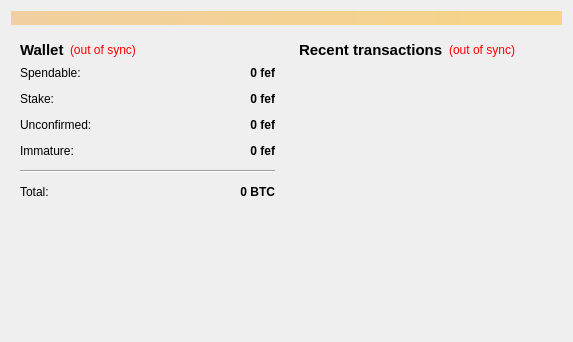
<?xml version="1.0" encoding="UTF-8"?>
<ui version="4.0">
 <class>OverviewPage</class>
 <widget class="QWidget" name="OverviewPage">
  <property name="geometry">
   <rect>
    <x>0</x>
    <y>0</y>
    <width>573</width>
    <height>342</height>
   </rect>
  </property>
  <property name="windowTitle">
   <string>Form</string>
  </property>
  <layout class="QVBoxLayout" name="topLayout">
   <item>
    <widget class="QLabel" name="labelAlerts">
     <property name="visible">
      <bool>false</bool>
     </property>
     <property name="styleSheet">
      <string notr="true">background-color: qlineargradient(x1: 0, y1: 0, x2: 1, y2: 0, stop:0 #F0D0A0, stop:1 #F8D488);  color:#000000
</string>
     </property>
     <property name="wordWrap">
      <bool>true</bool>
     </property>
     <property name="margin">
      <number>3</number>
     </property>
    </widget>
   </item>
   <item>
    <layout class="QHBoxLayout" name="horizontalLayout" stretch="1,1">
     <item>
      <layout class="QVBoxLayout" name="verticalLayout_2">
       <item>
        <widget class="QWidget" name="widget" native="true">
         <layout class="QVBoxLayout" name="verticalLayout_4">
          <item>
           <layout class="QHBoxLayout" name="horizontalLayout_4">
            <item>
             <widget class="QLabel" name="label_5">
              <property name="font">
               <font>
                <pointsize>11</pointsize>
                <weight>75</weight>
                <bold>true</bold>
               </font>
              </property>
              <property name="text">
               <string>Wallet</string>
              </property>
             </widget>
            </item>
            <item>
             <widget class="QLabel" name="labelWalletStatus">
              <property name="toolTip">
               <string>The displayed information may be out of date. Your wallet automatically synchronizes with the fef network after a connection is established, but this process has not completed yet.</string>
              </property>
              <property name="styleSheet">
               <string notr="true">QLabel { color: red; }</string>
              </property>
              <property name="text">
               <string notr="true">(out of sync)</string>
              </property>
              <property name="alignment">
               <set>Qt::AlignLeading|Qt::AlignLeft|Qt::AlignVCenter</set>
              </property>
             </widget>
            </item>
            <item>
             <spacer name="horizontalSpacer_2">
              <property name="orientation">
               <enum>Qt::Horizontal</enum>
              </property>
              <property name="sizeHint" stdset="0">
               <size>
                <width>40</width>
                <height>20</height>
               </size>
              </property>
             </spacer>
            </item>
           </layout>
          </item>
          <item>
           <layout class="QFormLayout" name="formLayout_2">
            <property name="fieldGrowthPolicy">
             <enum>QFormLayout::AllNonFixedFieldsGrow</enum>
            </property>
            <property name="horizontalSpacing">
             <number>12</number>
            </property>
            <property name="verticalSpacing">
             <number>12</number>
            </property>
            <item row="0" column="0">
             <widget class="QLabel" name="label">
              <property name="text">
               <string>Spendable:</string>
              </property>
             </widget>
            </item>
            <item row="0" column="1">
             <widget class="QLabel" name="labelBalance">
              <property name="font">
               <font>
                <weight>75</weight>
                <bold>true</bold>
               </font>
              </property>
              <property name="cursor">
               <cursorShape>IBeamCursor</cursorShape>
              </property>
              <property name="toolTip">
               <string>Your current spendable balance</string>
              </property>
              <property name="text">
               <string notr="true">0 fef</string>
              </property>
              <property name="alignment">
               <set>Qt::AlignRight|Qt::AlignTrailing|Qt::AlignVCenter</set>
              </property>
              <property name="textInteractionFlags">
               <set>Qt::LinksAccessibleByMouse|Qt::TextSelectableByKeyboard|Qt::TextSelectableByMouse</set>
              </property>
             </widget>
            </item>
            <item row="1" column="0">
             <widget class="QLabel" name="label_6">
              <property name="text">
               <string>Stake:</string>
              </property>
             </widget>
            </item>
            <item row="1" column="1">
             <widget class="QLabel" name="labelStake">
              <property name="font">
               <font>
                <weight>75</weight>
                <bold>true</bold>
               </font>
              </property>
              <property name="cursor">
               <cursorShape>IBeamCursor</cursorShape>
              </property>
              <property name="toolTip">
               <string>Total of coins that was staked, and do not yet count toward the current balance</string>
              </property>
              <property name="text">
               <string notr="true">0 fef</string>
              </property>
              <property name="alignment">
               <set>Qt::AlignRight|Qt::AlignTrailing|Qt::AlignVCenter</set>
              </property>
              <property name="textInteractionFlags">
               <set>Qt::LinksAccessibleByMouse|Qt::TextSelectableByKeyboard|Qt::TextSelectableByMouse</set>
              </property>
             </widget>
            </item>
            <item row="2" column="0">
             <widget class="QLabel" name="label_3">
              <property name="text">
               <string>Unconfirmed:</string>
              </property>
             </widget>
            </item>
            <item row="2" column="1">
             <widget class="QLabel" name="labelUnconfirmed">
              <property name="font">
               <font>
                <weight>75</weight>
                <bold>true</bold>
               </font>
              </property>
              <property name="cursor">
               <cursorShape>IBeamCursor</cursorShape>
              </property>
              <property name="toolTip">
               <string>Total of transactions that have yet to be confirmed, and do not yet count toward the current balance</string>
              </property>
              <property name="text">
               <string notr="true">0 fef</string>
              </property>
              <property name="alignment">
               <set>Qt::AlignRight|Qt::AlignTrailing|Qt::AlignVCenter</set>
              </property>
              <property name="textInteractionFlags">
               <set>Qt::LinksAccessibleByMouse|Qt::TextSelectableByKeyboard|Qt::TextSelectableByMouse</set>
              </property>
             </widget>
            </item>
            <item row="3" column="0">
             <widget class="QLabel" name="labelImmatureText">
              <property name="text">
               <string>Immature:</string>
              </property>
             </widget>
            </item>
            <item row="3" column="1">
             <widget class="QLabel" name="labelImmature">
              <property name="font">
               <font>
                <weight>75</weight>
                <bold>true</bold>
               </font>
              </property>
              <property name="toolTip">
               <string>Mined balance that has not yet matured</string>
              </property>
              <property name="text">
               <string notr="true">0 fef</string>
              </property>
              <property name="alignment">
               <set>Qt::AlignRight|Qt::AlignTrailing|Qt::AlignVCenter</set>
              </property>
              <property name="textInteractionFlags">
               <set>Qt::LinksAccessibleByMouse|Qt::TextSelectableByKeyboard|Qt::TextSelectableByMouse</set>
              </property>
             </widget>
            </item>
            <item row="4" column="0" colspan="2">
             <widget class="Line" name="line">
              <property name="orientation">
               <enum>Qt::Horizontal</enum>
              </property>
             </widget>
            </item>
            <item row="5" column="0">
             <widget class="QLabel" name="labelTotalText">
              <property name="text">
               <string>Total:</string>
              </property>
             </widget>
            </item>
            <item row="5" column="1">
             <widget class="QLabel" name="labelTotal">
              <property name="font">
               <font>
                <weight>75</weight>
                <bold>true</bold>
               </font>
              </property>
              <property name="cursor">
               <cursorShape>IBeamCursor</cursorShape>
              </property>
              <property name="toolTip">
               <string>Your current total balance</string>
              </property>
              <property name="text">
               <string notr="true">0 BTC</string>
              </property>
              <property name="alignment">
               <set>Qt::AlignRight|Qt::AlignTrailing|Qt::AlignVCenter</set>
              </property>
              <property name="textInteractionFlags">
               <set>Qt::LinksAccessibleByMouse|Qt::TextSelectableByKeyboard|Qt::TextSelectableByMouse</set>
              </property>
             </widget>
            </item>
           </layout>
          </item>
         </layout>
        </widget>
       </item>
       <item>
        <spacer name="verticalSpacer">
         <property name="orientation">
          <enum>Qt::Vertical</enum>
         </property>
         <property name="sizeHint" stdset="0">
          <size>
           <width>20</width>
           <height>40</height>
          </size>
         </property>
        </spacer>
       </item>
      </layout>
     </item>
     <item>
      <layout class="QVBoxLayout" name="verticalLayout_3">
       <item>
        <widget class="QWidget" name="widget_2" native="true">
         <layout class="QVBoxLayout" name="verticalLayout">
          <item>
           <layout class="QHBoxLayout" name="horizontalLayout_2">
            <item>
             <widget class="QLabel" name="label_4">
              <property name="font">
               <font>
                <pointsize>11</pointsize>
                <weight>75</weight>
                <bold>true</bold>
               </font>
              </property>
              <property name="text">
               <string>&lt;b&gt;Recent transactions&lt;/b&gt;</string>
              </property>
             </widget>
            </item>
            <item>
             <widget class="QLabel" name="labelTransactionsStatus">
              <property name="toolTip">
               <string>The displayed information may be out of date. Your wallet automatically synchronizes with the fef network after a connection is established, but this process has not completed yet.</string>
              </property>
              <property name="styleSheet">
               <string notr="true">QLabel { color: red; }</string>
              </property>
              <property name="text">
               <string notr="true">(out of sync)</string>
              </property>
              <property name="alignment">
               <set>Qt::AlignRight|Qt::AlignTrailing|Qt::AlignVCenter</set>
              </property>
             </widget>
            </item>
            <item>
             <spacer name="horizontalSpacer">
              <property name="orientation">
               <enum>Qt::Horizontal</enum>
              </property>
              <property name="sizeHint" stdset="0">
               <size>
                <width>40</width>
                <height>20</height>
               </size>
              </property>
             </spacer>
            </item>
           </layout>
          </item>
          <item>
           <widget class="QListView" name="listTransactions">
            <property name="styleSheet">
             <string notr="true">QListView { background: transparent; }</string>
            </property>
            <property name="frameShape">
             <enum>QFrame::NoFrame</enum>
            </property>
            <property name="verticalScrollBarPolicy">
             <enum>Qt::ScrollBarAlwaysOff</enum>
            </property>
            <property name="horizontalScrollBarPolicy">
             <enum>Qt::ScrollBarAlwaysOff</enum>
            </property>
            <property name="selectionMode">
             <enum>QAbstractItemView::NoSelection</enum>
            </property>
           </widget>
          </item>
         </layout>
        </widget>
       </item>
      </layout>
     </item>
    </layout>
   </item>
  </layout>
 </widget>
 <resources/>
 <connections/>
</ui>
